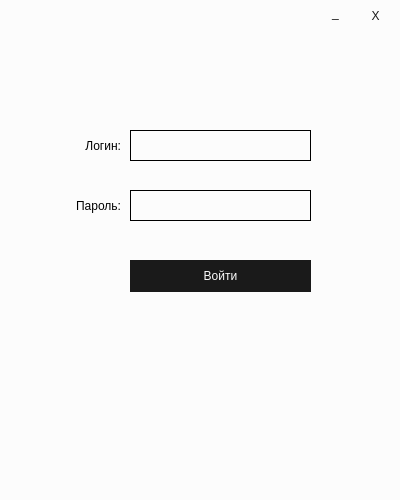
<?xml version="1.0" encoding="UTF-8"?>
<ui version="4.0">
 <class>MainWindow</class>
 <widget class="QMainWindow" name="MainWindow">
  <property name="geometry">
   <rect>
    <x>0</x>
    <y>0</y>
    <width>400</width>
    <height>500</height>
   </rect>
  </property>
  <property name="windowTitle">
   <string>Авторизация</string>
  </property>
  <property name="windowIcon">
   <iconset>
    <normaloff>images/b2b.png</normaloff>images/b2b.png</iconset>
  </property>
  <property name="windowOpacity">
   <double>1.000000000000000</double>
  </property>
  <property name="styleSheet">
   <string notr="true">background-color: #fcfcfc;</string>
  </property>
  <property name="locale">
   <locale language="Russian" country="Russia"/>
  </property>
  <widget class="QWidget" name="centralwidget">
   <widget class="QLineEdit" name="lineEditLogin">
    <property name="geometry">
     <rect>
      <x>130</x>
      <y>130</y>
      <width>181</width>
      <height>31</height>
     </rect>
    </property>
    <property name="sizePolicy">
     <sizepolicy hsizetype="Expanding" vsizetype="Preferred">
      <horstretch>0</horstretch>
      <verstretch>0</verstretch>
     </sizepolicy>
    </property>
    <property name="toolTip">
     <string/>
    </property>
    <property name="whatsThis">
     <string/>
    </property>
    <property name="styleSheet">
     <string notr="true">border-color: #1a1a1a;
border: 1px solid;

background-color: transparent;</string>
    </property>
    <property name="locale">
     <locale language="Russian" country="Russia"/>
    </property>
    <property name="inputMask">
     <string/>
    </property>
    <property name="text">
     <string/>
    </property>
    <property name="cursorPosition">
     <number>0</number>
    </property>
    <property name="placeholderText">
     <string/>
    </property>
   </widget>
   <widget class="QLineEdit" name="lineEditPasswd">
    <property name="geometry">
     <rect>
      <x>130</x>
      <y>190</y>
      <width>181</width>
      <height>31</height>
     </rect>
    </property>
    <property name="sizePolicy">
     <sizepolicy hsizetype="Expanding" vsizetype="Preferred">
      <horstretch>0</horstretch>
      <verstretch>0</verstretch>
     </sizepolicy>
    </property>
    <property name="styleSheet">
     <string notr="true">border-color: #1a1a1a;
border: 1px solid;

background-color: transparent;</string>
    </property>
    <property name="locale">
     <locale language="Russian" country="Russia"/>
    </property>
    <property name="text">
     <string extracomment="Password"/>
    </property>
    <property name="echoMode">
     <enum>QLineEdit::Normal</enum>
    </property>
    <property name="cursorPosition">
     <number>0</number>
    </property>
    <property name="placeholderText">
     <string/>
    </property>
   </widget>
   <widget class="QLabel" name="labelLogin">
    <property name="geometry">
     <rect>
      <x>50</x>
      <y>130</y>
      <width>71</width>
      <height>31</height>
     </rect>
    </property>
    <property name="styleSheet">
     <string notr="true"/>
    </property>
    <property name="locale">
     <locale language="Russian" country="Russia"/>
    </property>
    <property name="text">
     <string>Логин:</string>
    </property>
    <property name="alignment">
     <set>Qt::AlignRight|Qt::AlignTrailing|Qt::AlignVCenter</set>
    </property>
   </widget>
   <widget class="QLabel" name="labelPasswd">
    <property name="geometry">
     <rect>
      <x>50</x>
      <y>190</y>
      <width>71</width>
      <height>31</height>
     </rect>
    </property>
    <property name="locale">
     <locale language="Russian" country="Russia"/>
    </property>
    <property name="text">
     <string>Пароль:</string>
    </property>
    <property name="alignment">
     <set>Qt::AlignRight|Qt::AlignTrailing|Qt::AlignVCenter</set>
    </property>
   </widget>
   <widget class="QPushButton" name="pushButtonSignIn">
    <property name="geometry">
     <rect>
      <x>130</x>
      <y>260</y>
      <width>181</width>
      <height>32</height>
     </rect>
    </property>
    <property name="styleSheet">
     <string notr="true">background-color: #1a1a1a;

border: none;
color: #fcfcfc;
text-align: center;
</string>
    </property>
    <property name="locale">
     <locale language="Russian" country="Russia"/>
    </property>
    <property name="text">
     <string>Войти</string>
    </property>
    <property name="shortcut">
     <string>Return</string>
    </property>
   </widget>
   <widget class="QPushButton" name="pushButtonClose">
    <property name="geometry">
     <rect>
      <x>360</x>
      <y>0</y>
      <width>31</width>
      <height>31</height>
     </rect>
    </property>
    <property name="styleSheet">
     <string notr="true">background-color: transparent;
border: none;
color:  #1a1a1a;</string>
    </property>
    <property name="text">
     <string>X</string>
    </property>
   </widget>
   <widget class="QPushButton" name="pushButtonMinimize">
    <property name="geometry">
     <rect>
      <x>320</x>
      <y>-3</y>
      <width>31</width>
      <height>31</height>
     </rect>
    </property>
    <property name="styleSheet">
     <string notr="true">background-color: transparent;
border: none;
color:  #1a1a1a;</string>
    </property>
    <property name="text">
     <string>_</string>
    </property>
   </widget>
   <widget class="QPushButton" name="pushButtonShowPass">
    <property name="geometry">
     <rect>
      <x>270</x>
      <y>190</y>
      <width>41</width>
      <height>32</height>
     </rect>
    </property>
    <property name="styleSheet">
     <string notr="true">background-color: transparent;
border: none;</string>
    </property>
    <property name="text">
     <string/>
    </property>
    <property name="icon">
     <iconset>
      <normaloff>images/free-icon-eye-158746.png</normaloff>images/free-icon-eye-158746.png</iconset>
    </property>
    <property name="iconSize">
     <size>
      <width>32</width>
      <height>32</height>
     </size>
    </property>
   </widget>
   <zorder>pushButtonSignIn</zorder>
   <zorder>pushButtonClose</zorder>
   <zorder>pushButtonMinimize</zorder>
   <zorder>lineEditPasswd</zorder>
   <zorder>lineEditLogin</zorder>
   <zorder>labelLogin</zorder>
   <zorder>labelPasswd</zorder>
   <zorder>pushButtonShowPass</zorder>
  </widget>
  <widget class="QMenuBar" name="menubar">
   <property name="geometry">
    <rect>
     <x>0</x>
     <y>0</y>
     <width>400</width>
     <height>29</height>
    </rect>
   </property>
  </widget>
  <widget class="QStatusBar" name="statusbar"/>
 </widget>
 <resources/>
 <connections/>
</ui>
